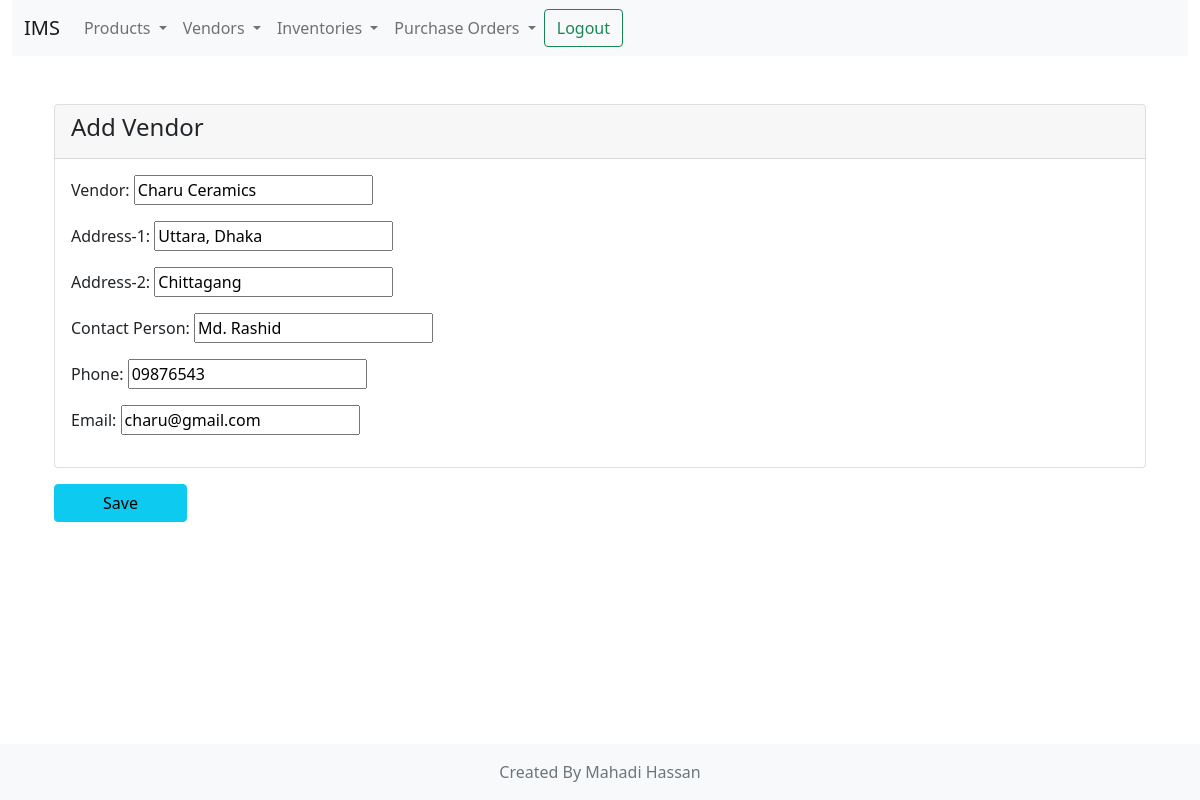
Screenshot of /vendors/edit/1/ (signed in) with the database file from the repository.
### vendor/models.py (models this page shows, shortened)
class Vendor(models.Model):
    vendor_id = models.CharField(max_length = 200, verbose_name = 'Vendor Id', unique = True)
    name = models.CharField(max_length=200, verbose_name='Vendor', unique=True)
    address_line_1 = models.CharField(max_length=512, verbose_name='Address-1', blank=True, null=True)
    address_line_2 = models.CharField(max_length=512, blank=True, verbose_name='Address-2', null=True)
    contact_person = models.CharField(max_length=256, verbose_name='Contact Person', blank=True, null=True)
    contact_number = models.CharField(max_length=15, verbose_name='Phone', blank=True)
    email = models.EmailField(blank=True)
    class Meta:
        db_table = 'vendors'

### vendor/views.py (the view)
# urls.py: path('edit/<int:vendor_id>/', edit, name='edit_vendor'),
@login_required(login_url='/accounts/login/')
def edit(request, vendor_id, **kwargs):
    vendor = get_object_or_404(Vendor, pk=vendor_id)
    form = VendorForm(instance=vendor)
    if request.method == 'POST':
        form = VendorForm(request.POST, instance=vendor)
        if form.is_valid():
            form.save(commit=True)
            messages.success(request, message="Vendor Updated Successfully.")
            return redirect('vendor_index')
    return render(request, 'vendor/add.html', {'form': form, 'title': 'Vendor Edit'})

### vendor/forms.py (shortened to what this page needs)
class VendorForm(forms.ModelForm):
    class Meta:
        model = Vendor
        fields = ('name', 'address_line_1', 'address_line_2', 'contact_person', 'contact_number', 'email')

### context_processor.py (called while the page is built)
def default_context_data(request):
    menu_file = open(menu_file_path)
    data = json.load(menu_file)
    menu_file.close()
    return {
        "menu": data
    }

### templates/vendor/add.html (shortened to what this page needs)
{% extends 'base.html' %}
{% block content %}
    <div class="container mt-4">
    <form method="post">
        <div class="card">
            <div class="card-header">
                <h4>Add Vendor</h4>
            </div>
            <div class="card-body">
                {{ form.as_p }}
            </div>
        </div>
        <div class="mt-3 mb-5">
            <button type="submit" class="px-5 btn btn-info">Save</button>
        </div>
    </form>
</div>
{% endblock %}

### rows the page displays
Vendor: name "Charu Ceramics", address_line_1 "Uttara, Dhaka", address_line_2 "Chittagang", contact_person "Md. Rashid", contact_number "09876543", email "charu@gmail.com"

### other values shown
{{ menu.name }} "IMS"
{{ item.label }} "Products" "Vendors" "Inventories" "Purchase Orders"
